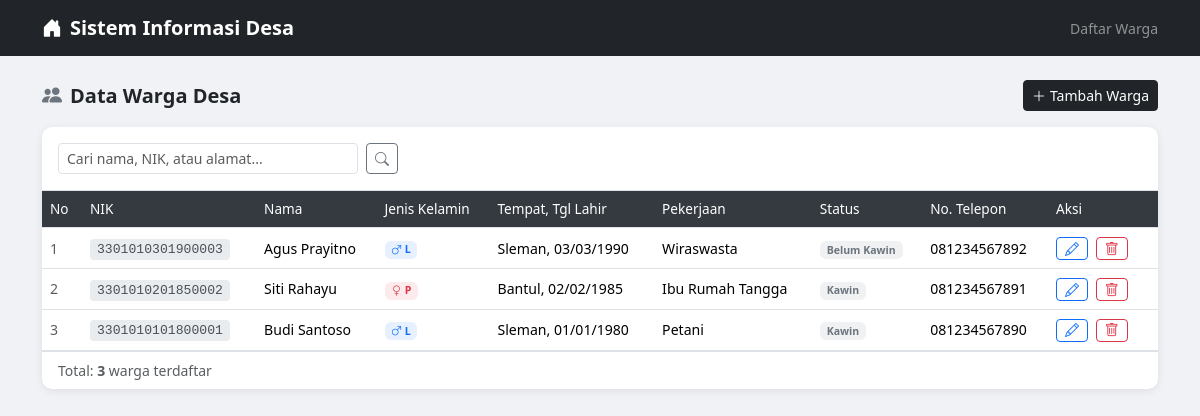
/praktikum_crud1/index.php, run on the app's committed database.
### tables this page shows
CREATE TABLE warga (
    id INT AUTO_INCREMENT PRIMARY KEY,
    nik VARCHAR(16) NOT NULL UNIQUE,
    nama VARCHAR(100) NOT NULL,
    jenis_kelamin ENUM('Laki-laki', 'Perempuan') NOT NULL,
    tempat_lahir VARCHAR(100) NOT NULL,
    tanggal_lahir DATE NOT NULL,
    agama VARCHAR(20) NOT NULL,
    pekerjaan VARCHAR(100) NOT NULL,
    alamat TEXT NOT NULL,
    no_telepon VARCHAR(15),
    status_perkawinan ENUM('Belum Kawin', 'Kawin', 'Cerai Hidup', 'Cerai Mati') NOT NULL DEFAULT 'Belum Kawin',
    created_at TIMESTAMP DEFAULT CURRENT_TIMESTAMP
);

### praktikum_crud1/index.php (the view, shortened to what this page needs)
<!DOCTYPE html>
<html lang="id">
<head>
    <link rel="stylesheet" href="https://cdn.jsdelivr.net/npm/bootstrap@5.3.2/dist/css/bootstrap.min.css">
    <link rel="stylesheet" href="https://cdn.jsdelivr.net/npm/bootstrap-icons@1.11.3/font/bootstrap-icons.min.css">
</head>
<body>
<nav class="navbar navbar-dark bg-dark mb-4">
    <div class="container">
        <span class="navbar-brand">
            <i class="bi bi-house-door-fill me-2"></i>Sistem Informasi Desa
        </span>
        <span class="text-white-50 small">Daftar Warga</span>
    </div>
</nav>
<div class="container mb-5">
    <div class="d-flex justify-content-between align-items-center mb-3">
        <h5 class="mb-0 fw-semibold"><i class="bi bi-people-fill me-2 text-secondary"></i>Data Warga Desa</h5>
        <a href="tambah.php" class="btn btn-dark btn-sm">
            <i class="bi bi-plus-lg me-1"></i>Tambah Warga
        </a>
    </div>
    <div class="card">
        <div class="card-body p-0">
            <?php
            include_once("config.php");
            $cari = isset($_GET['cari']) ? mysqli_real_escape_string($conn, $_GET['cari']) : '';
            $where = $cari ? "WHERE nama LIKE '%$cari%' OR nik LIKE '%$cari%' OR alamat LIKE '%$cari%'" : '';
            $result = mysqli_query($conn, "SELECT * FROM warga $where ORDER BY id DESC");
            $total  = mysqli_num_rows($result);
            ?>
            <div class="p-3 border-bottom">
                <form method="GET" action="index.php" class="d-flex gap-2">
                    <input type="text" name="cari" class="form-control form-control-sm" placeholder="Cari nama, NIK, atau alamat..." value="<?= htmlspecialchars($cari) ?>" style="max-width:300px;">
                    <button type="submit" class="btn btn-outline-secondary btn-sm"><i class="bi bi-search"></i></button>
                </form>
            </div>
            <div class="table-responsive">
                <table class="table table-hover mb-0">
                    <thead>
                        <tr>
                            <th style="width:40px">No</th>
                            <th>NIK</th>
                            <th>Nama</th>
                            <th>Jenis Kelamin</th>
                            <th>Tempat, Tgl Lahir</th>
                            <th>Pekerjaan</th>
                            <th>Status</th>
                            <th>No. Telepon</th>
                            <th style="width:110px">Aksi</th>
                        </tr>
                    </thead>
                    <tbody>
                        <?php if ($total > 0):
                            $no = 1;
                            while ($row = mysqli_fetch_assoc($result)): ?>
                            <tr>
                                <td class="text-muted"><?= $no++ ?></td>
                                <td><span class="badge-nik"><?= htmlspecialchars($row['nik']) ?></span></td>
                                <td class="fw-medium"><?= htmlspecialchars($row['nama']) ?></td>
                                <td>
                                    <?php if ($row['jenis_kelamin'] === 'Laki-laki'): ?>
                                        <span class="badge bg-primary bg-opacity-10 text-primary">
                                            <i class="bi bi-gender-male"></i> L
                                        </span>
                                    <?php else: ?>
                                        <span class="badge bg-danger bg-opacity-10 text-danger">
                                            <i class="bi bi-gender-female"></i> P
                                        </span>
                                    <?php endif; ?>
                                </td>
                                <td><?= htmlspecialchars($row['tempat_lahir']) ?>, <?= date('d/m/Y', strtotime($row['tanggal_lahir'])) ?></td>
                                <td><?= htmlspecialchars($row['pekerjaan']) ?></td>
                                <td><span class="badge bg-secondary bg-opacity-10 text-secondary"><?= $row['status_perkawinan'] ?></span></td>
                                <td><?= htmlspecialchars($row['no_telepon'] ?: '-') ?></td>
                                <td>
                                    <a href="edit.php?id=<?= $row['id'] ?>" class="btn btn-sm btn-outline-primary py-0 px-2" title="Edit">
                                        <i class="bi bi-pencil"></i>
                                    </a>
                                    <a href="hapus.php?id=<?= $row['id'] ?>"
                                       class="btn btn-sm btn-outline-danger py-0 px-2 ms-1"
                                       title="Hapus"
                                       onclick="return confirm('Yakin ingin menghapus data warga ini?')">
                                        <i class="bi bi-trash"></i>
                                    </a>
                                </td>
                            </tr>
                        <?php endwhile; ?>
                        <?php endif; ?>
                    </tbody>
                </table>
            </div>
            <div class="px-3 py-2 border-top text-muted small">
                Total: <strong><?= $total ?></strong> warga<?= $cari ? ' ditemukan' : ' terdaftar' ?>
            </div>
        </div>
    </div>
</div>
</body>
</html>

### praktikum_crud1/index.php (style rules this page uses)
body { background-color: #f0f2f5; }
.navbar-brand { font-weight: 600; }
.card { border: none; border-radius: 10px; box-shadow: 0 2px 8px rgba(0,0,0,0.08); }
.table thead th { background-color: #343a40; color: #fff; font-size: 0.85rem; font-weight: 500; vertical-align: middle; }
.table tbody td { vertical-align: middle; font-size: 0.88rem; }
.badge-nik { font-family: monospace; font-size: 0.82rem; background-color: #e9ecef; color: #495057; padding: 3px 7px; border-radius: 4px; }

### data on the page
warga: nik "3301010301900003", nama "Agus Prayitno", jenis_kelamin "Laki-laki" (drawn), tempat_lahir "Sleman", tanggal_lahir "03/03/1990", pekerjaan "Wiraswasta", status_perkawinan "Belum Kawin", no_telepon "081234567892"
warga: nik "3301010201850002", nama "Siti Rahayu", jenis_kelamin "Perempuan" (drawn), tempat_lahir "Bantul", tanggal_lahir "02/02/1985", pekerjaan "Ibu Rumah Tangga", status_perkawinan "Kawin", no_telepon "081234567891"
warga: nik "3301010101800001", nama "Budi Santoso", jenis_kelamin "Laki-laki" (drawn), tempat_lahir "Sleman", tanggal_lahir "01/01/1980", pekerjaan "Petani", status_perkawinan "Kawin", no_telepon "081234567890"

### other printed values
$total "3"
